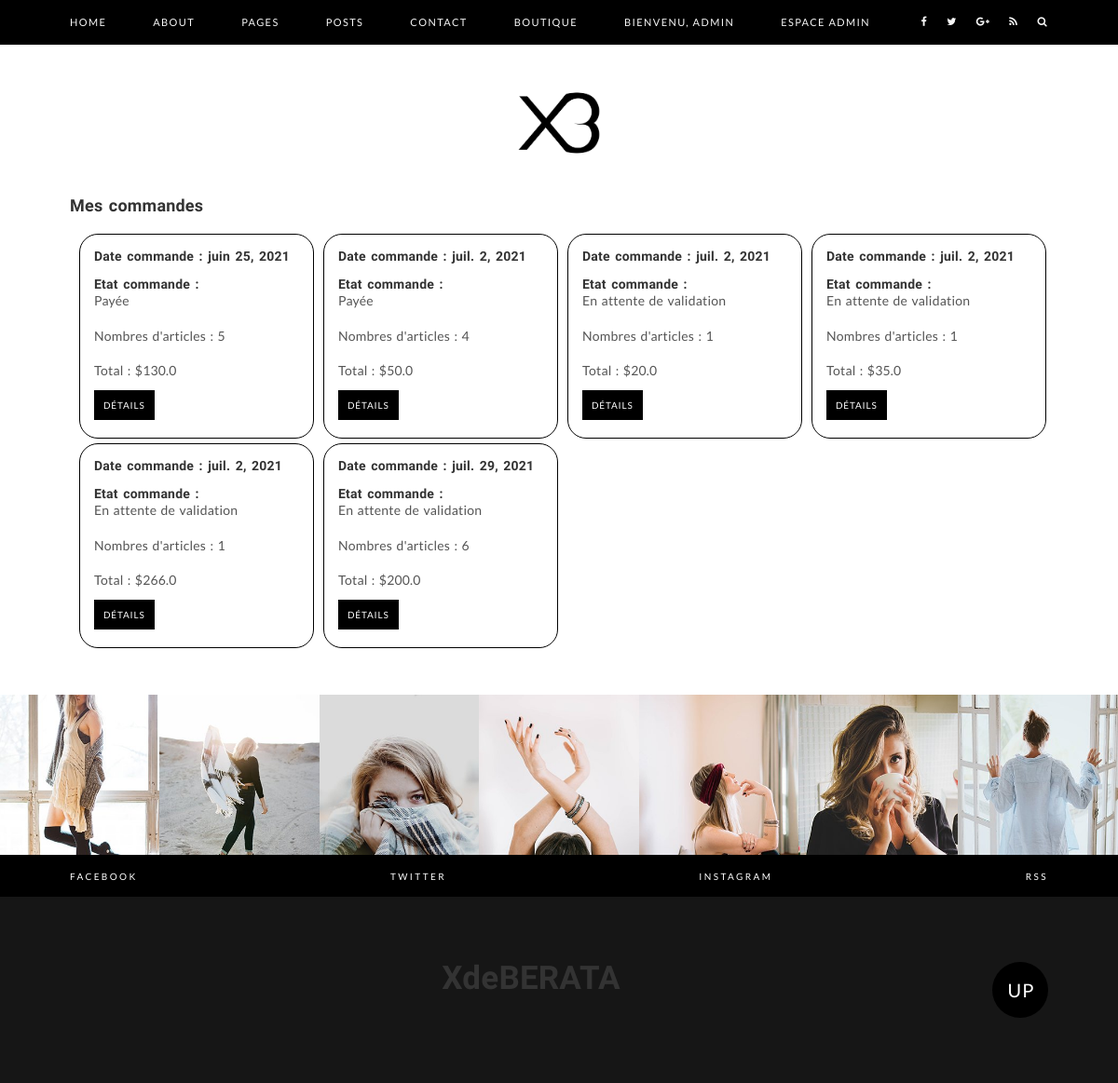
The page /shop/orders (signed in) on the database as committed earlier.
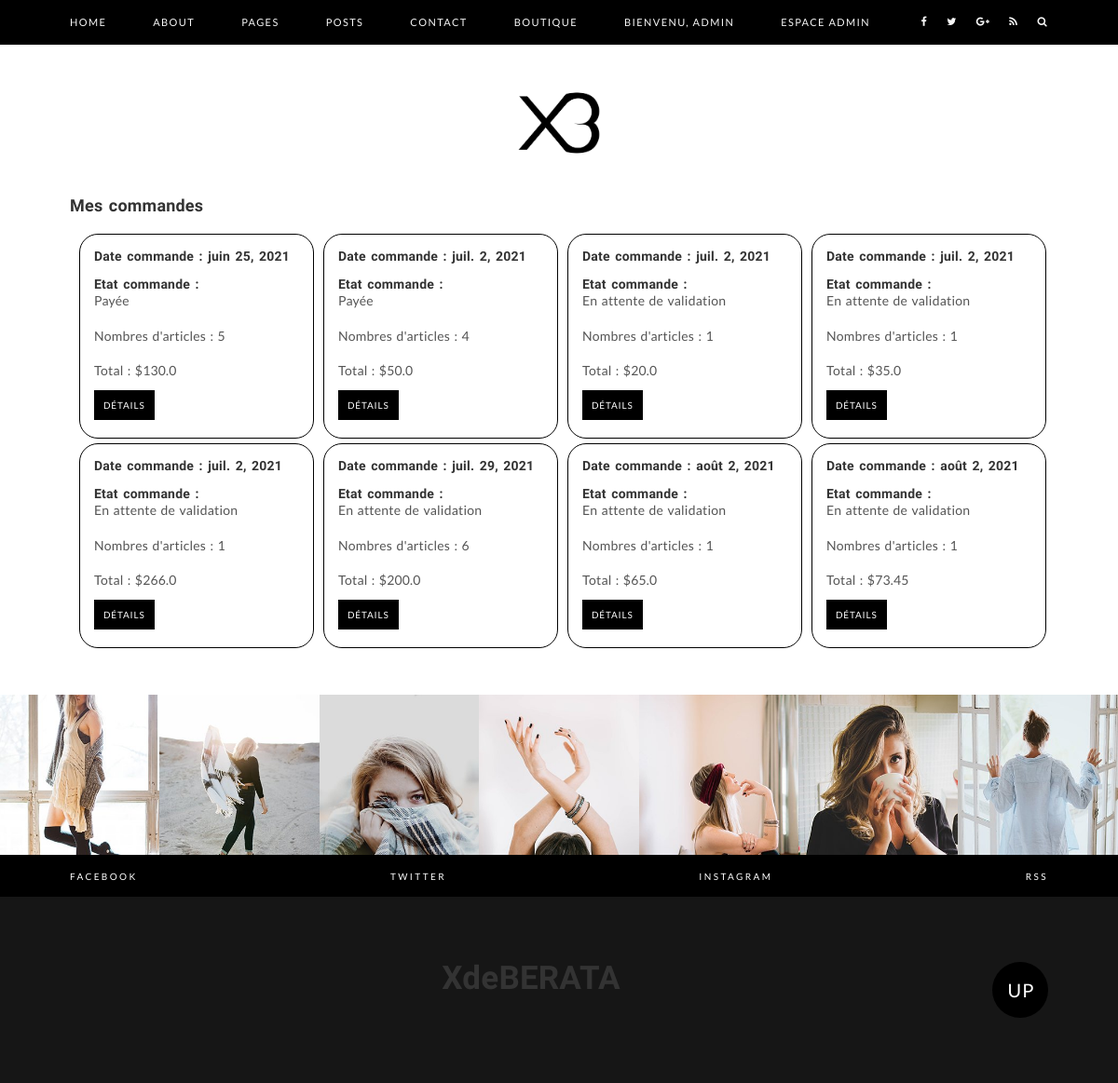
The same page on the database as committed later.
### account/models.py (models this page shows, shortened)
class Order(models.Model):
    client = models.ForeignKey(Account, on_delete=models.CASCADE, verbose_name="Client ayant passé commande")
    taxes = models.FloatField(verbose_name="Taxes sur la commande", default=0)
    shipping_address = models.ForeignKey(Address,
                                         verbose_name="Adresse de livraison",
                                         related_name="order_shipping_address",
                                         null=True,
                                         on_delete=models.CASCADE
                                         )
    invoicing_address = models.ForeignKey(Address,
                                          verbose_name="Adresse de facturation",
                                          related_name="order_invoicing_address",
                                          null=True,
                                          on_delete=models.CASCADE
                                          )
    order_date = models.DateField(verbose_name="Date de la commande")
    WAITING = 'W'
    PAID = 'P'
    SHIPPED = 'S'
    CANCELED = 'C'
    STATUS = (
        (WAITING, 'En attente de validation'),
        (PAID, 'Payée'),
        (SHIPPED, 'Expédiée'),
        (CANCELED, 'Annulée'),
    )
    status = models.CharField(max_length=1, choices=STATUS, default=WAITING, verbose_name="Statut de la commande")
    class Meta:
        verbose_name = 'Commande'
        verbose_name_plural = 'Commandes'
    @property
    def total(self):
        total = 0
        order_details = OrderDetail.objects.filter(order_id=self.id)
        for order_detail in order_details:
            total += order_detail.total()
        return round(total, 2)
    @property
    def total_ttc(self):
        total = self.total
        taxe = total * (self.taxes / 100)
        total_ttc = total + taxe
        return total_ttc
    def article_qty(self):
        order_details = OrderDetail.objects.filter(order_id=self.id)
        total = 0
        for detail in order_details:
            total += detail.qty
        return total

class OrderDetail(models.Model):
    order = models.ForeignKey(Order, on_delete=models.CASCADE, verbose_name="Commande associée")
    product = models.ForeignKey(Product, on_delete=models.CASCADE)
    qty = models.IntegerField(verbose_name="Quantité")
    product_unit_price = models.FloatField(verbose_name="Prix unitaire du produit")
    class Meta:
        verbose_name = 'Ligne d\'une commande'
        verbose_name_plural = 'Lignes de commandes'
    def total(self):
        return round(self.product_unit_price * float(self.qty), 2)

### shopping/views.py (the view)
# urls.py: path('orders', views.orderPage, name='orders-page'),
@login_required
def orderPage(request):
    client = Account.objects.get(userId=request.user.id)
    orders = Order.objects.filter(client_id=client.id)
    return render(request, 'shopping/orders.html', {'orders': orders})

### templates/shopping/orders.html
{% extends 'base/main.html' %}
{% block contenu %}
<div class="main-content">
    <div class="container">
        <h1>Mes commandes</h1><br>
        {% for order in orders %}
        <div class="col-sm-4" style="border: 1px solid black; border-radius: 20px; width: 24%; height: 220px; margin-left: 10px; margin-top: 5px">
            <br>
            <h5>Date commande : {{ order.order_date }}</h5><br>
            <h5>Etat commande :</h5> <p>{{ order.get_status_display }}</p><br>
            <p>Nombres d'articles : {{ order.article_qty }}</p><br>
            <p>Total : ${{ order.total_ttc }}</p><br>
            <span class="medium-button"><a href="{% url 'orderDetail' order.id %}">Détails</a></span>
        </div>
        {% empty %}
        <h2>Aucune commande précédemment effectuée.</h2><br>
        <p><a href="{% url 'home-shop' %}">Retourner à la boutique en cliquant ici.</a></p>
        {% endfor %}
    </div>
</div>
{% endblock %}

### templates/base/header.html (shortened to what this page needs)
<header class="main-header">
    <div class="lauren-main-menu">
        <div class="container">
            <nav class="lauren-menu">
                <ul class="main-menu">
                    <li><a href="{% url 'home' %}">Home</a>
                    </li>
                    <li><a href="{% url 'aboutPage' %}">About</a></li>
                    <li><a href="#">Pages</a>
                    </li>
                    <li><a href="{% url 'post-list' %}">Posts</a></li>
                    <li><a href="{% url 'contact' %}">Contact</a></li>
                    <li><a href="{% url 'home-shop' %}">Boutique</a></li>
                    {% if request.user.is_anonymous %}
                    <li><a href="{% url 'sign_in' %}">Inscription</a></li>
                    <li><a href="{% url 'login' %}">Connexion</a></li>
                    {% else %}
                    <li><a href="#">Bienvenu, {{ request.user }}</a>
                    </li>
                    {% endif %}
                    {% for group in request.user.groups.all %}
                       {% if group.name == 'admin' %}
                            <li><a href="#">Espace Admin</a>
                            </li>
                       {% endif %}
                    {% endfor %}
                </ul>
                <ul class="menu-icons">
                    <li><a href="#"><i class="fa fa-facebook"></i></a></li>
                    <li><a href="#"><i class="fa fa-twitter"></i></a></li>
                    <li><a href="#"><i class="fa fa-google-plus"></i></a></li>
                    <li><a href="#"><i class="fa fa-rss"></i></a></li>
                    <li class="search-icon"><input class="search-box" placeholder="Search Anything.." type="text"><i
                            class="fa fa-search"></i></li>
                </ul>
            </nav>
        </div>
    </div>
    {% load static %}
    <div class="lauren-logo">
        <div class="container">
            <a href="{% url 'home' %}"><img src="{% static 'images/logo-xdeberata.png' %}" alt="Main Logo"
                                            style="width: 100px; height: auto"></a>
        </div>
    </div>
</header>

Rows that differ between the two databases and show on the page:
added Order: order_date "août 2, 2021", status "En attente de validation", article_qty "1", total_ttc "65.0"
added Order: order_date "août 2, 2021", status "En attente de validation", article_qty "1", total_ttc "73.45"
